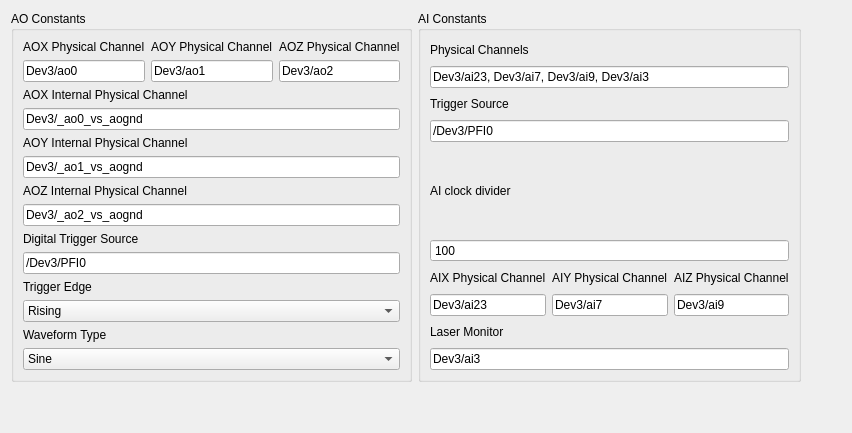
        <widget class="QWidget" name="ao_ai">
         <attribute name="title">
          <string>AO/AI</string>
         </attribute>
         <layout class="QGridLayout" name="gridLayout_21">
          <item row="0" column="0">
           <layout class="QGridLayout" name="gridLayout_18" rowstretch="1,100" columnstretch="1,100">
            <item row="0" column="0">
             <layout class="QHBoxLayout" name="horizontalLayout_5">
              <item>
               <widget class="QGroupBox" name="groupBox_14">
                <property name="title">
                 <string>AO Constants</string>
                </property>
                <layout class="QVBoxLayout" name="verticalLayout_59">
                 <item>
                  <layout class="QHBoxLayout" name="horizontalLayout_2">
                   <item>
                    <layout class="QVBoxLayout" name="verticalLayout_48">
                     <item>
                      <widget class="QLabel" name="label_46">
                       <property name="maximumSize">
                        <size>
                         <width>16777215</width>
                         <height>20</height>
                        </size>
                       </property>
                       <property name="text">
                        <string>AOX Physical Channel</string>
                       </property>
                      </widget>
                     </item>
                     <item>
                      <widget class="QLineEdit" name="AOXchannel">
                       <property name="text">
                        <string>Dev3/ao0</string>
                       </property>
                      </widget>
                     </item>
                    </layout>
                   </item>
                   <item>
                    <layout class="QVBoxLayout" name="verticalLayout_51">
                     <item>
                      <widget class="QLabel" name="label_47">
                       <property name="maximumSize">
                        <size>
                         <width>16777215</width>
                         <height>20</height>
                        </size>
                       </property>
                       <property name="text">
                        <string>AOY Physical Channel</string>
                       </property>
                      </widget>
                     </item>
                     <item>
                      <widget class="QLineEdit" name="AOYchannel">
                       <property name="text">
                        <string>Dev3/ao1</string>
                       </property>
                      </widget>
                     </item>
                    </layout>
                   </item>
                   <item>
                    <layout class="QVBoxLayout" name="verticalLayout_52">
                     <item>
                      <widget class="QLabel" name="label_48">
                       <property name="maximumSize">
                        <size>
                         <width>16777215</width>
                         <height>20</height>
                        </size>
                       </property>
                       <property name="text">
                        <string>AOZ Physical Channel</string>
                       </property>
                      </widget>
                     </item>
                     <item>
                      <widget class="QLineEdit" name="AOZchannel">
                       <property name="text">
                        <string>Dev3/ao2</string>
                       </property>
                      </widget>
                     </item>
                    </layout>
                   </item>
                  </layout>
                 </item>
                 <item>
                  <layout class="QVBoxLayout" name="verticalLayout_53">
                   <item>
                    <widget class="QLabel" name="label_49">
                     <property name="maximumSize">
                      <size>
                       <width>16777215</width>
                       <height>20</height>
                      </size>
                     </property>
                     <property name="text">
                      <string>AOX Internal Physical Channel</string>
                     </property>
                    </widget>
                   </item>
                   <item>
                    <widget class="QLineEdit" name="AOXintChan">
                     <property name="text">
                      <string>Dev3/_ao0_vs_aognd</string>
                     </property>
                    </widget>
                   </item>
                  </layout>
                 </item>
                 <item>
                  <layout class="QVBoxLayout" name="verticalLayout_54">
                   <item>
                    <widget class="QLabel" name="label_50">
                     <property name="maximumSize">
                      <size>
                       <width>16777215</width>
                       <height>20</height>
                      </size>
                     </property>
                     <property name="text">
                      <string>AOY Internal Physical Channel</string>
                     </property>
                    </widget>
                   </item>
                   <item>
                    <widget class="QLineEdit" name="AOYintChan">
                     <property name="text">
                      <string>Dev3/_ao1_vs_aognd</string>
                     </property>
                    </widget>
                   </item>
                  </layout>
                 </item>
                 <item>
                  <layout class="QVBoxLayout" name="verticalLayout_55">
                   <item>
                    <widget class="QLabel" name="label_51">
                     <property name="maximumSize">
                      <size>
                       <width>16777215</width>
                       <height>20</height>
                      </size>
                     </property>
                     <property name="text">
                      <string>AOZ Internal Physical Channel</string>
                     </property>
                    </widget>
                   </item>
                   <item>
                    <widget class="QLineEdit" name="AOZintChan">
                     <property name="text">
                      <string>Dev3/_ao2_vs_aognd</string>
                     </property>
                    </widget>
                   </item>
                  </layout>
                 </item>
                 <item>
                  <layout class="QVBoxLayout" name="verticalLayout_56">
                   <item>
                    <widget class="QLabel" name="label_52">
                     <property name="maximumSize">
                      <size>
                       <width>16777215</width>
                       <height>20</height>
                      </size>
                     </property>
                     <property name="text">
                      <string>Digital Trigger Source</string>
                     </property>
                    </widget>
                   </item>
                   <item>
                    <widget class="QLineEdit" name="AOdigTrigSrc">
                     <property name="text">
                      <string>/Dev3/PFI0</string>
                     </property>
                    </widget>
                   </item>
                  </layout>
                 </item>
                 <item>
                  <layout class="QVBoxLayout" name="verticalLayout_57">
                   <item>
                    <widget class="QLabel" name="label_37">
                     <property name="maximumSize">
                      <size>
                       <width>16777215</width>
                       <height>20</height>
                      </size>
                     </property>
                     <property name="text">
                      <string>Trigger Edge</string>
                     </property>
                    </widget>
                   </item>
                   <item>
                    <widget class="QComboBox" name="AOtriggerEdge">
                     <item>
                      <property name="text">
                       <string>Rising</string>
                      </property>
                     </item>
                     <item>
                      <property name="text">
                       <string>Falling</string>
                      </property>
                     </item>
                    </widget>
                   </item>
                  </layout>
                 </item>
                 <item>
                  <layout class="QVBoxLayout" name="verticalLayout_58">
                   <item>
                    <widget class="QLabel" name="label_53">
                     <property name="maximumSize">
                      <size>
                       <width>16777215</width>
                       <height>20</height>
                      </size>
                     </property>
                     <property name="text">
                      <string>Waveform Type</string>
                     </property>
                    </widget>
                   </item>
                   <item>
                    <widget class="QComboBox" name="AOwfType">
                     <item>
                      <property name="text">
                       <string>Sine</string>
                      </property>
                     </item>
                     <item>
                      <property name="text">
                       <string>Triangle</string>
                      </property>
                     </item>
                     <item>
                      <property name="text">
                       <string>Square</string>
                      </property>
                     </item>
                     <item>
                      <property name="text">
                       <string>Sawtooth</string>
                      </property>
                     </item>
                    </widget>
                   </item>
                  </layout>
                 </item>
                </layout>
               </widget>
              </item>
              <item>
               <widget class="QGroupBox" name="groupBox_15">
                <property name="title">
                 <string>AI Constants</string>
                </property>
                <layout class="QVBoxLayout" name="verticalLayout_67">
                 <item>
                  <layout class="QVBoxLayout" name="verticalLayout_60">
                   <item>
                    <widget class="QLabel" name="label_54">
                     <property name="maximumSize">
                      <size>
                       <width>16777215</width>
                       <height>20</height>
                      </size>
                     </property>
                     <property name="text">
                      <string>Physical Channels</string>
                     </property>
                    </widget>
                   </item>
                   <item>
                    <widget class="QLineEdit" name="AIchans">
                     <property name="minimumSize">
                      <size>
                       <width>240</width>
                       <height>0</height>
                      </size>
                     </property>
                     <property name="text">
                      <string>Dev3/ai23, Dev3/ai7, Dev3/ai9, Dev3/ai3</string>
                     </property>
                    </widget>
                   </item>
                  </layout>
                 </item>
                 <item>
                  <layout class="QVBoxLayout" name="verticalLayout_61">
                   <item>
                    <widget class="QLabel" name="label_55">
                     <property name="maximumSize">
                      <size>
                       <width>16777215</width>
                       <height>20</height>
                      </size>
                     </property>
                     <property name="text">
                      <string>Trigger Source</string>
                     </property>
                    </widget>
                   </item>
                   <item>
                    <widget class="QLineEdit" name="AItrigSrc">
                     <property name="text">
                      <string>/Dev3/PFI0</string>
                     </property>
                    </widget>
                   </item>
                  </layout>
                 </item>
                 <item>
                  <layout class="QVBoxLayout" name="verticalLayout_62">
                   <item>
                    <widget class="QLabel" name="label_56">
                     <property name="text">
                      <string>AI clock divider</string>
                     </property>
                    </widget>
                   </item>
                   <item>
                    <widget class="QSpinBox" name="AIclkDivSpinner">
                     <property name="enabled">
                      <bool>true</bool>
                     </property>
                     <property name="wrapping">
                      <bool>false</bool>
                     </property>
                     <property name="readOnly">
                      <bool>false</bool>
                     </property>
                     <property name="buttonSymbols">
                      <enum>QAbstractSpinBox::NoButtons</enum>
                     </property>
                     <property name="maximum">
                      <number>99999</number>
                     </property>
                     <property name="value">
                      <number>100</number>
                     </property>
                    </widget>
                   </item>
                  </layout>
                 </item>
                 <item>
                  <layout class="QHBoxLayout" name="horizontalLayout_3">
                   <item>
                    <layout class="QVBoxLayout" name="verticalLayout_63">
                     <item>
                      <widget class="QLabel" name="label_57">
                       <property name="maximumSize">
                        <size>
                         <width>16777215</width>
                         <height>20</height>
                        </size>
                       </property>
                       <property name="text">
                        <string>AIX Physical Channel</string>
                       </property>
                      </widget>
                     </item>
                     <item>
                      <widget class="QLineEdit" name="AIXchannel">
                       <property name="text">
                        <string>Dev3/ai23</string>
                       </property>
                      </widget>
                     </item>
                    </layout>
                   </item>
                   <item>
                    <layout class="QVBoxLayout" name="verticalLayout_64">
                     <item>
                      <widget class="QLabel" name="label_58">
                       <property name="maximumSize">
                        <size>
                         <width>16777215</width>
                         <height>20</height>
                        </size>
                       </property>
                       <property name="text">
                        <string>AIY Physical Channel</string>
                       </property>
                      </widget>
                     </item>
                     <item>
                      <widget class="QLineEdit" name="AIYchannel">
                       <property name="text">
                        <string>Dev3/ai7</string>
                       </property>
                      </widget>
                     </item>
                    </layout>
                   </item>
                   <item>
                    <layout class="QVBoxLayout" name="verticalLayout_65">
                     <item>
                      <widget class="QLabel" name="label_59">
                       <property name="maximumSize">
                        <size>
                         <width>16777215</width>
                         <height>20</height>
                        </size>
                       </property>
                       <property name="text">
                        <string>AIZ Physical Channel</string>
                       </property>
                      </widget>
                     </item>
                     <item>
                      <widget class="QLineEdit" name="AIZchannel">
                       <property name="text">
                        <string>Dev3/ai9</string>
                       </property>
                      </widget>
                     </item>
                    </layout>
                   </item>
                  </layout>
                 </item>
                 <item>
                  <layout class="QVBoxLayout" name="verticalLayout_66">
                   <item>
                    <widget class="QLabel" name="label_60">
                     <property name="maximumSize">
                      <size>
                       <width>16777215</width>
                       <height>20</height>
                      </size>
                     </property>
                     <property name="text">
                      <string>Laser Monitor</string>
                     </property>
                    </widget>
                   </item>
                   <item>
                    <widget class="QLineEdit" name="AIlaserMon">
                     <property name="text">
                      <string>Dev3/ai3</string>
                     </property>
                    </widget>
                   </item>
                  </layout>
                 </item>
                </layout>
               </widget>
              </item>
             </layout>
            </item>
            <item row="0" column="1">
             <spacer name="horizontalSpacer_7">
              <property name="orientation">
               <enum>Qt::Horizontal</enum>
              </property>
              <property name="sizeHint" stdset="0">
               <size>
                <width>40</width>
                <height>20</height>
               </size>
              </property>
             </spacer>
            </item>
            <item row="1" column="0">
             <spacer name="verticalSpacer_5">
              <property name="orientation">
               <enum>Qt::Vertical</enum>
              </property>
              <property name="sizeHint" stdset="0">
               <size>
                <width>20</width>
                <height>40</height>
               </size>
              </property>
             </spacer>
            </item>
           </layout>
          </item>
         </layout>
        </widget>
